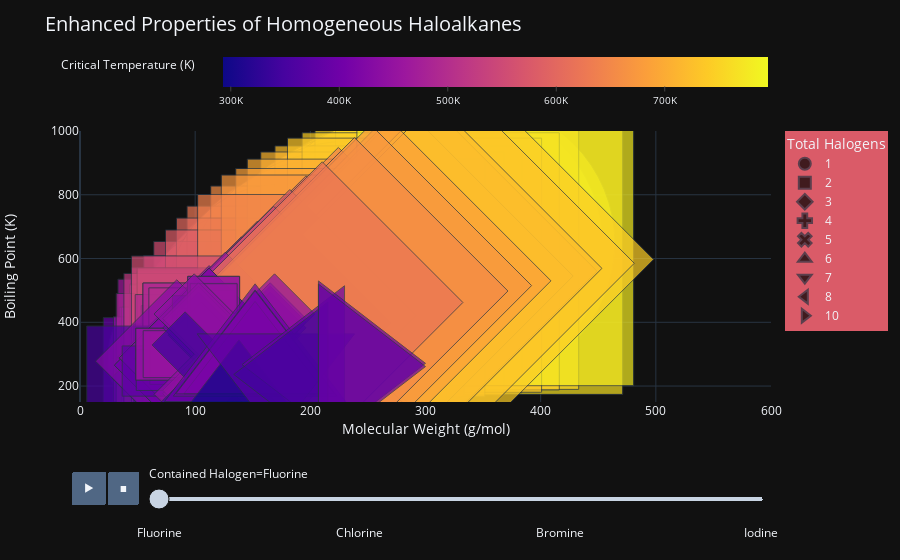

Notebook code for this chart:
### Code cell
"""
"Good" Figure: Represents data in a consistent manner across all attributes

Pleasing to the eye 

Uses colorscale which is not cyclical and does not fade out at one end or in the middle

hover data is named properly

axes and scales and colorbar are consistent across all data and grpah which is making it easier to understand

does not try to display too much data at once.

the short animation will tell how the boilling point of the compounds increase with incresing molecular weight

filtering with slider also allows easy comparison for veiwers

slight transparency shows overlapping points

can zoom, pan, etc. as needed

a small sidebar is added to see the changing number of halogens in compounds
"""


custom_markers = {'1': 'circle', '2': 'square', '3': 'diamond', '4':'cross', '5':'x', '6':'triangle-up', '7':'triangle-down', '8':'triangle-left', '10':'triangle-right'}

label_dict = {'molweight': 'Molecular Weight (g/mol)',
              'critical temperature (K)': 'Critical Temperature (K)',
              'boiling point (K)': 'Boiling Point (K)',
              'acentric factor': 'Acentric Factor',
              'name': 'Species'}

fig = px.scatter(SingleHalogens, x='molweight', y='boiling point (K)', 
                 color='critical temperature (K)', color_continuous_scale='plasma', 
                 size='acentric factor', template='plotly_dark',
                 hover_name='name', animation_frame='Contained Halogen', symbol='Total Halogens',
                 symbol_map=custom_markers, labels=label_dict,
                 title='Enhanced Properties of Homogeneous Haloalkanes')


fig.update_xaxes(range=[0, 600], title_text='Molecular Weight (g/mol)', tickfont=dict(size=12))
fig.update_yaxes(range=[150, 1000], title_text='Boiling Point (K)', tickfont=dict(size=12))

fig.update_layout(
    legend=dict(bgcolor='#da5b68'),
    coloraxis_colorbar=dict(title='Critical Temperature (K)', tickfont=dict(size=10)),
    title=dict(text='Enhanced Properties of Homogeneous Haloalkanes', font=dict(size=20)),
    showlegend=True,
    hoverlabel=dict(font=dict(size=12)),
    coloraxis_colorbar_orientation='h',
    coloraxis_colorbar_len=1.02,
    coloraxis_colorbar_x=0.5,
    coloraxis_colorbar_y=1.05,
    coloraxis_colorbar_ticks='outside',
    coloraxis_colorbar_tickfont=dict(size=10),
    coloraxis_colorbar_tickmode='array',
    coloraxis_colorbar_tickvals=[300, 400, 500, 600, 700, 800, 900],
    coloraxis_colorbar_ticktext=['300K', '400K', '500K', '600K', '700K', '800K', '900K'],
)

fig.update_traces(marker=dict(opacity=0.7, sizemode='diameter'))
fig.update_layout(transition=dict(duration= 50000))  # Adjust animation frame duration

fig.show()
fig.write_html("goodfig.html")

### Figure 1 — Plotly figure (JSON) as saved in the notebook; plotly's stock layout.template omitted (floating-point values rounded to 4 significant figures)
{"data": [{"hovertemplate": "<b>%{hovertext}</b><br><br>Total Halogens=1<br>Contained Halogen=Fluorine<br>Molecular Weight (g/mol)=%{x}<br>Boiling Point (K)=%{y}<br>Acentric Factor=%{marker.size}<br>Critical Temperature (K)=%{marker.color}<extra></extra>", "hovertext": ["1-fluoro-2,2-dimethylbutane", "1-fluoro-2,3-dimethylbutane", "1-fluoro-2-ethylbutane", "1-fluoro-2-methylpentane", "1-fluoro-2-methylpropane", "1-fluoro-3,3-dimethylbutane", "1-fluoro-3-methylpentane", "1-fluoro-4-methylpentane", "1-fluorobutane", "1-fluorodecane", "1-fluorodocosane", "1-fluorododecane", "1-fluoroeicosane", "1-fluoroheptadecane", "1-fluoroheptane", "1-fluorohexadecane", "1-fluorohexane", "1-fluorononadecane", "1-fluorononane", "1-fluorooctadecane", "1-fluorooctane", "1-fluoropentadecane", "1-fluoropropane", "1-fluorotetradecane", "1-fluorotricosane", "1-fluorotridecane", "1-fluoroundecane", "2-fluoro-2,3-dimethylbutane", "2-fluoro-2-methylpentane", "2-fluoro-2-methylpropane", "2-fluoro-3,3-dimethylbutane", "2-fluoro-3-methylpentane", "2-fluoro-4-methylpentane", "2-fluorobutane", "2-fluorohexane", "2-fluoropropane", "3-fluoro-2-methylpentane", "3-fluoro-3-methylpentane", "3-fluorohexane", null], "legendgroup": "1", "marker": {"color": [514.8, 529.5, 501.0, 522.4, 444.6, 517.3, 529.8, 525.4, 460.7, 623.1, 783.5, 658.6, 756.8, 726.2, 555.8, 714.6, 528.1, 747.3, 602.9, 737.1, 580.5, 702.1, 422, 688.7, 795.2, 674.2, 641.6, 508.3, 523.3, 446.8, 517.4, 519, 519, 458.6, 528.6, 415.7, 511.8, 508.3, 523.7, 400], "coloraxis": "coloraxis", "opacity": 0.7, "size": [0.342, 0.282, 0.253, 0.342, 0.254, 0.313, 0.342, 0.342, 0.309, 0.555, 0.755, 0.625, 0.782, 0.742, 0.436, 0.719, 0.391, 0.773, 0.518, 0.753, 0.479, 0.698, 0.227, 0.667, 0.731, 0.646, 0.588, 0.282, 0.282, 0.194, 0.253, 0.313, 0.313, 0.254, 0.342, 0.204, 0.313, 0.282, 0.342, 0.4], "sizemode": "diameter", "sizeref": 0.002605, "symbol": "circle"}, "mode": "markers", "name": "1", "orientation": "v", "showlegend": true, "type": "scatter", "x": [104.2, 104.2, 104.2, 104.2, 76.11, 104.2, 104.2, 104.2, 76.11, 160.3, 328.6, 188.3, 300.5, 258.5, 118.2, 244.4, 104.2, 286.5, 146.2, 272.5, 132.2, 230.4, 62.09, 216.4, 342.6, 202.4, 174.3, 104.2, 104.2, 76.11, 104.2, 104.2, 104.2, 76.11, 104.2, 62.09, 104.2, 104.2, 104.2, -100], "xaxis": "x", "y": [350, 354.1, 332.3, 355.1, 289.1, 348.9, 360.1, 357.1, 305.6, 459.4, 637.1, 498.1, 614.1, 576.1, 391.1, 562.1, 364.6, 602.1, 438.1, 589.1, 415.4, 547.1, 269.9, 531.1, 648.1, 515.1, 479.1, 340, 350, 285.2, 343.1, 350, 350, 298.2, 359.4, 263.8, 345.1, 340, 356.1, 400], "yaxis": "y"}, {"hovertemplate": "<b>%{hovertext}</b><br><br>Total Halogens=2<br>Contained Halogen=Fluorine<br>Molecular Weight (g/mol)=%{x}<br>Boiling Point (K)=%{y}<br>Acentric Factor=%{marker.size}<br>Critical Temperature (K)=%{marker.color}<extra></extra>", "hovertext": ["1,1-difluoro-2,2-dimethylpropane", "1,1-difluoro-2-methylbutane", "1,1-difluoro-2-methylpropane", "1,1-difluoro-3-methylbutane", "1,1-difluorobutane", "1,1-difluorodecane", "1,1-difluorodocosane", "1,1-difluorododecane", "1,1-difluoroeicosane", "1,1-difluoroethane", "1,1-difluoroheptadecane", "1,1-difluoroheptane", "1,1-difluorohexadecane", "1,1-difluorohexane", "1,1-difluorononadecane", "1,1-difluorononane", "1,1-difluorooctadecane", "1,1-difluorooctane", "1,1-difluoropentadecane", "1,1-difluoropentane", "1,1-difluoropropane", "1,1-difluorotetradecane", "1,1-difluorotricosane", "1,1-difluorotridecane", "1,1-difluoroundecane", "1,2-difluoro-2-methylbutane", "1,2-difluoro-2-methylpropane", "1,2-difluoro-3-methylbutane", "1,2-difluorobutane", "1,2-difluoroethane", "1,2-difluoropentane", "1,2-difluoropropane", "1,3-difluoro-2,2-dimethylpropane", "1,3-difluoro-2-ethylpropane", "1,3-difluoro-2-methylbutane", "1,3-difluoro-2-methylpropane", "1,3-difluoro-3-methylbutane", "1,3-difluorobutane", "1,3-difluoropentane", "1,3-difluoropropane", "1,4-difluoro-2-methylbutane", "1,4-difluorobutane", "1,4-difluoropentane", "1,5-difluoropentane", "2,2-difluoro-3-methylbutane", "2,2-difluorobutane", "2,2-difluoropentane", "2,2-difluoropropane", "2,3-difluoro-2-methylbutane", "2,3-difluorobutane", "2,3-difluoropentane", "2,4-difluoropentane", "3,3-difluoropentane", "difluoromethane", null], "legendgroup": "2", "marker": {"color": [467.1, 463.4, 465.7, 463.4, 463.3, 622, 766.6, 656.9, 754, 386.4, 723.6, 556.1, 712.1, 529, 744.5, 602.2, 734.4, 580.3, 699.8, 498.4, 430, 686.6, 778.6, 672.3, 640.2, 463.7, 472.9, 463.4, 487.3, 445, 513.8, 443.3, 463.7, 460.3, 463.4, 506.9, 463.7, 502.4, 521.2, 480.9, 460.3, 524.7, 530.0, 554.4, 467.1, 466.6, 499.4, 429.0, 467.1, 487.0, 491, 491, 500.2, 351.3, 400], "coloraxis": "coloraxis", "opacity": 0.7, "size": [0.261, 0.321, 0.277, 0.321, 0.367, 0.512, 0.748, 0.557, 0.687, 0.275, 0.643, 0.433, 0.633, 0.401, 0.67, 0.483, 0.662, 0.456, 0.619, 0.38, 0.276, 0.595, 0.721, 0.586, 0.541, 0.29, 0.246, 0.321, 0.306, 0.222, 0.351, 0.265, 0.29, 0.351, 0.321, 0.306, 0.29, 0.306, 0.351, 0.292, 0.351, 0.336, 0.351, 0.381, 0.261, 0.246, 0.29, 0.202, 0.261, 0.277, 0.321, 0.321, 0.29, 0.277, 0.4], "sizemode": "diameter", "sizeref": 0.002605, "symbol": "square"}, "mode": "markers", "name": "2", "orientation": "v", "showlegend": true, "type": "scatter", "x": [108.1, 108.1, 94.1, 108.1, 94.1, 178.3, 346.6, 206.3, 318.5, 66.05, 276.5, 136.2, 262.4, 122.2, 304.5, 164.2, 290.5, 150.2, 248.4, 108.1, 80.08, 234.4, 360.6, 220.3, 192.3, 108.1, 94.1, 108.1, 94.1, 66.05, 108.1, 80.08, 108.1, 108.1, 108.1, 94.1, 108.1, 94.1, 108.1, 80.08, 108.1, 94.1, 108.1, 108.1, 108.1, 94.1, 108.1, 80.08, 108.1, 94.1, 108.1, 108.1, 108.1, 52.02, -100], "xaxis": "x", "y": [308.7, 311.5, 306.1, 311.5, 314.1, 456.1, 624.1, 492.1, 603.1, 249.1, 566.1, 392.9, 553.1, 368.1, 591.1, 436.1, 579.1, 415.1, 539.1, 342.1, 281.1, 524.1, 635.1, 509.1, 475.1, 309.1, 308.1, 311.5, 323.1, 283.6, 348.1, 288.1, 309.1, 311.9, 311.5, 336.1, 309.1, 333.1, 353.1, 314.4, 311.9, 350.9, 359.1, 378.6, 308.7, 304.1, 332.9, 272.8, 308.7, 320.1, 330, 330, 333.4, 221.5, 400], "yaxis": "y"}, {"hovertemplate": "<b>%{hovertext}</b><br><br>Total Halogens=3<br>Contained Halogen=Fluorine<br>Molecular Weight (g/mol)=%{x}<br>Boiling Point (K)=%{y}<br>Acentric Factor=%{marker.size}<br>Critical Temperature (K)=%{marker.color}<extra></extra>", "hovertext": ["1,1,1-trifluoro-2-methylpropane", "1,1,1-trifluorobutane", "1,1,1-trifluorodecane", "1,1,1-trifluorododecane", "1,1,1-trifluoroeicosane", "1,1,1-trifluoroethane", "1,1,1-trifluoroheptadecane", "1,1,1-trifluoroheptane", "1,1,1-trifluorohexadecane", "1,1,1-trifluorohexane", "1,1,1-trifluorononadecane", "1,1,1-trifluorononane", "1,1,1-trifluorooctadecane", "1,1,1-trifluorooctane", "1,1,1-trifluoropentadecane", "1,1,1-trifluoropentane", "1,1,1-trifluoropropane", "1,1,1-trifluorotetradecane", "1,1,1-trifluorotridecane", "1,1,1-trifluoroundecane", "1,1,2-trifluoro-2-methylpropane", "1,1,2-trifluorobutane", "1,1,2-trifluoroethane", "1,1,2-trifluoropropane", "1,1,3-trifluoro-2-methylpropane", "1,1,3-trifluorobutane", "1,1,3-trifluoropropane", "1,1,4-trifluorobutane", "1,2,2-trifluorobutane", "1,2,2-trifluoropropane", "1,2,3-trifluorobutane", "1,2,3-trifluoropropane", "1,2,4-trifluorobutane", "1,3,3-trifluorobutane", "1,3-difluoro-2-(fluoromethyl)-propane", "2,3,3-trifluorobutane", null], "legendgroup": "3", "marker": {"color": [432.9, 425.8, 600.1, 638.2, 743.4, 345.9, 710.6, 527.9, 698.2, 498.2, 733.2, 578.4, 722.3, 554.5, 684.8, 464.5, 392, 670.4, 654.9, 620, 432.9, 429.8, 429.8, 404.6, 429.8, 429.8, 401.7, 426.9, 429.8, 404.6, 429.8, 401.7, 426.9, 429.8, 426.9, 432.9, 400], "coloraxis": "coloraxis", "opacity": 0.7, "size": [0.269, 0.368, 0.533, 0.597, 0.746, 0.261, 0.713, 0.439, 0.682, 0.409, 0.733, 0.505, 0.668, 0.467, 0.658, 0.383, 0.301, 0.645, 0.615, 0.564, 0.269, 0.33, 0.326, 0.285, 0.33, 0.33, 0.315, 0.36, 0.298, 0.254, 0.33, 0.315, 0.36, 0.298, 0.36, 0.269, 0.4], "sizemode": "diameter", "sizeref": 0.002605, "symbol": "diamond"}, "mode": "markers", "name": "3", "orientation": "v", "showlegend": true, "type": "scatter", "x": [112.1, 112.1, 196.3, 224.3, 336.5, 84.04, 294.4, 154.2, 280.4, 140.1, 322.5, 182.2, 308.5, 168.2, 266.4, 126.1, 98.07, 252.4, 238.3, 210.3, 112.1, 112.1, 84.04, 98.07, 112.1, 112.1, 98.07, 112.1, 112.1, 98.07, 112.1, 98.07, 112.1, 112.1, 112.1, 112.1, -100], "xaxis": "x", "y": [285.1, 289.9, 442.1, 481.1, 597.1, 225.8, 560.1, 374.1, 545.1, 348.1, 585.1, 421.1, 569.1, 398.1, 530.1, 320.1, 260.1, 515.1, 498.1, 462.1, 285.1, 287.9, 278.1, 265.0, 287.9, 287.9, 265.4, 288.3, 285.5, 262.6, 287.9, 265.4, 288.3, 285.5, 288.3, 285.1, 400], "yaxis": "y"}, {"hovertemplate": "<b>%{hovertext}</b><br><br>Total Halogens=4<br>Contained Halogen=Fluorine<br>Molecular Weight (g/mol)=%{x}<br>Boiling Point (K)=%{y}<br>Acentric Factor=%{marker.size}<br>Critical Temperature (K)=%{marker.color}<extra></extra>", "hovertext": ["1,1,1,2-tetrafluoroethane", "1,1,1,2-tetrafluoropropane", "1,1,1,3-tetrafluoropropane", "1,1,2,2-tetrafluoroethane", "1,1,2,2-tetrafluoropropane", "1,1,2,3-tetrafluoropropane", "1,1,3,3-tetrafluoropropane", "1,2,2,3-tetrafluoropropane", null], "legendgroup": "4", "marker": {"color": [374.2, 414.8, 457.1, 391.8, 457.3, 449.4, 449.4, 453.2, 400], "coloraxis": "coloraxis", "opacity": 0.7, "size": [0.327, 0.277, 0.306, 0.266, 0.277, 0.338, 0.338, 0.306, 0.4], "sizemode": "diameter", "sizeref": 0.002605, "symbol": "cross"}, "mode": "markers", "name": "4", "orientation": "v", "showlegend": true, "type": "scatter", "x": [102.0, 116.1, 116.1, 102.0, 116.1, 116.1, 116.1, 116.1, -100], "xaxis": "x", "y": [247.1, 272.1, 302.6, 250.2, 300, 300, 300, 300, 400], "yaxis": "y"}, {"hovertemplate": "<b>%{hovertext}</b><br><br>Total Halogens=5<br>Contained Halogen=Fluorine<br>Molecular Weight (g/mol)=%{x}<br>Boiling Point (K)=%{y}<br>Acentric Factor=%{marker.size}<br>Critical Temperature (K)=%{marker.color}<extra></extra>", "hovertext": ["1,1,1,2,2-pentafluoropropane", "1,1,1,2,3-pentafluoropropane", "1,1,1,3,3-pentafluoropropane", "1,1,2,2,3-pentafluoropropane", "1,1,2,3,3-pentafluoropropane", "pentafluoroethane", null], "legendgroup": "5", "marker": {"color": [380.1, 403.8, 427.2, 447.4, 441.4, 339.2, 400], "coloraxis": "coloraxis", "opacity": 0.7, "size": [0.305, 0.33, 0.33, 0.33, 0.37, 0.305, 0.4], "sizemode": "diameter", "sizeref": 0.002605, "symbol": "x"}, "mode": "markers", "name": "5", "orientation": "v", "showlegend": true, "type": "scatter", "x": [134.0, 134.0, 134.0, 134.0, 134.0, 120.0, -100], "xaxis": "x", "y": [255.5, 270, 288.4, 299.1, 300, 225.0, 400], "yaxis": "y"}, {"hovertemplate": "<b>%{hovertext}</b><br><br>Total Halogens=6<br>Contained Halogen=Fluorine<br>Molecular Weight (g/mol)=%{x}<br>Boiling Point (K)=%{y}<br>Acentric Factor=%{marker.size}<br>Critical Temperature (K)=%{marker.color}<extra></extra>", "hovertext": ["1,1,1,2,2,3-hexafluoropropane", "1,1,1,2,3,3-hexafluoropropane", "1,1,1,3,3,3-hexafluoropropane", "1,1,2,2,3,3-hexafluoropropane", "hexafluoroethane", null], "legendgroup": "6", "marker": {"color": [401.2, 412.4, 406.9, 417.1, 292.8, 400], "coloraxis": "coloraxis", "opacity": 0.7, "size": [0.409, 0.369, 0.321, 0.358, 0.249, 0.4], "sizemode": "diameter", "sizeref": 0.002605, "symbol": "triangle-up"}, "mode": "markers", "name": "6", "orientation": "v", "showlegend": true, "type": "scatter", "x": [152.0, 152.0, 152.0, 152.0, 138.0, -100], "xaxis": "x", "y": [274.4, 279.4, 272.4, 283.1, 194.9, 400], "yaxis": "y"}, {"hovertemplate": "<b>%{hovertext}</b><br><br>Total Halogens=7<br>Contained Halogen=Fluorine<br>Molecular Weight (g/mol)=%{x}<br>Boiling Point (K)=%{y}<br>Acentric Factor=%{marker.size}<br>Critical Temperature (K)=%{marker.color}<extra></extra>", "hovertext": ["heptafluoropropane", null], "legendgroup": "7", "marker": {"color": [374.8, 400], "coloraxis": "coloraxis", "opacity": 0.7, "size": [0.355, 0.4], "sizemode": "diameter", "sizeref": 0.002605, "symbol": "triangle-down"}, "mode": "markers", "name": "7", "orientation": "v", "showlegend": true, "type": "scatter", "x": [170.0, -100], "xaxis": "x", "y": [256.8, 400], "yaxis": "y"}, {"hovertemplate": "<b>%{hovertext}</b><br><br>Total Halogens=8<br>Contained Halogen=Fluorine<br>Molecular Weight (g/mol)=%{x}<br>Boiling Point (K)=%{y}<br>Acentric Factor=%{marker.size}<br>Critical Temperature (K)=%{marker.color}<extra></extra>", "hovertext": ["octafluorocyclobutane", "octafluoropropane", null], "legendgroup": "8", "marker": {"color": [388.4, 345.1, 400], "coloraxis": "coloraxis", "opacity": 0.7, "size": [0.356, 0.327, 0.4], "sizemode": "diameter", "sizeref": 0.002605, "symbol": "triangle-left"}, "mode": "markers", "name": "8", "orientation": "v", "showlegend": true, "type": "scatter", "x": [200.0, 188.0, -100], "xaxis": "x", "y": [267.2, 236.4, 400], "yaxis": "y"}, {"hovertemplate": "<b>%{hovertext}</b><br><br>Total Halogens=10<br>Contained Halogen=Fluorine<br>Molecular Weight (g/mol)=%{x}<br>Boiling Point (K)=%{y}<br>Acentric Factor=%{marker.size}<br>Critical Temperature (K)=%{marker.color}<extra></extra>", "hovertext": ["decafluorobutane", "perfluoroisobutane", null], "legendgroup": "10", "marker": {"color": [386.4, 386.4, 400], "coloraxis": "coloraxis", "opacity": 0.7, "size": [0.372, 0.372, 0.4], "sizemode": "diameter", "sizeref": 0.002605, "symbol": "triangle-right"}, "mode": "markers", "name": "10", "orientation": "v", "showlegend": true, "type": "scatter", "x": [238.0, 238.0, -100], "xaxis": "x", "y": [271.1, 261.1, 400], "yaxis": "y"}], "layout": {"coloraxis": {"colorbar": {"len": 1.02, "orientation": "h", "tickfont": {"size": 10}, "tickmode": "array", "ticks": "outside", "ticktext": ["300K", "400K", "500K", "600K", "700K", "800K", "900K"], "tickvals": [300, 400, 500, 600, 700, 800, 900], "title": {"text": "Critical Temperature (K)"}, "x": 0.5, "y": 1.05}, "colorscale": [[0, "#0d0887"], [0.1111, "#46039f"], [0.2222, "#7201a8"], [0.3333, "#9c179e"], [0.4444, "#bd3786"], [0.5556, "#d8576b"], [0.6667, "#ed7953"], [0.7778, "#fb9f3a"], [0.8889, "#fdca26"], [1, "#f0f921"]]}, "hoverlabel": {"font": {"size": 12}}, "legend": {"bgcolor": "#da5b68", "itemsizing": "constant", "title": {"text": "Total Halogens"}, "tracegroupgap": 0}, "showlegend": true, "sliders": [{"active": 0, "currentvalue": {"prefix": "Contained Halogen="}, "len": 0.9, "pad": {"b": 10, "t": 60}, "steps": [{"args": [["Fluorine"], {"frame": {"duration": 0, "redraw": false}, "fromcurrent": true, "mode": "immediate", "transition": {"duration": 0, "easing": "linear"}}], "label": "Fluorine", "method": "animate"}, {"args": [["Chlorine"], {"frame": {"duration": 0, "redraw": false}, "fromcurrent": true, "mode": "immediate", "transition": {"duration": 0, "easing": "linear"}}], "label": "Chlorine", "method": "animate"}, {"args": [["Bromine"], {"frame": {"duration": 0, "redraw": false}, "fromcurrent": true, "mode": "immediate", "transition": {"duration": 0, "easing": "linear"}}], "label": "Bromine", "method": "animate"}, {"args": [["Iodine"], {"frame": {"duration": 0, "redraw": false}, "fromcurrent": true, "mode": "immediate", "transition": {"duration": 0, "easing": "linear"}}], "label": "Iodine", "method": "animate"}], "x": 0.1, "xanchor": "left", "y": 0, "yanchor": "top"}], "title": {"font": {"size": 20}, "text": "Enhanced Properties of Homogeneous Haloalkanes"}, "transition": {"duration": 50000}, "updatemenus": [{"buttons": [{"args": [null, {"frame": {"duration": 500, "redraw": false}, "fromcurrent": true, "mode": "immediate", "transition": {"duration": 500, "easing": "linear"}}], "label": "&#9654;", "method": "animate"}, {"args": [[null], {"frame": {"duration": 0, "redraw": false}, "fromcurrent": true, "mode": "immediate", "transition": {"duration": 0, "easing": "linear"}}], "label": "&#9724;", "method": "animate"}], "direction": "left", "pad": {"r": 10, "t": 70}, "showactive": false, "type": "buttons", "x": 0.1, "xanchor": "right", "y": 0, "yanchor": "top"}], "xaxis": {"anchor": "y", "domain": [0, 1], "range": [0, 600], "tickfont": {"size": 12}, "title": {"text": "Molecular Weight (g/mol)"}}, "yaxis": {"anchor": "x", "domain": [0, 1], "range": [150, 1000], "tickfont": {"size": 12}, "title": {"text": "Boiling Point (K)"}}}}
